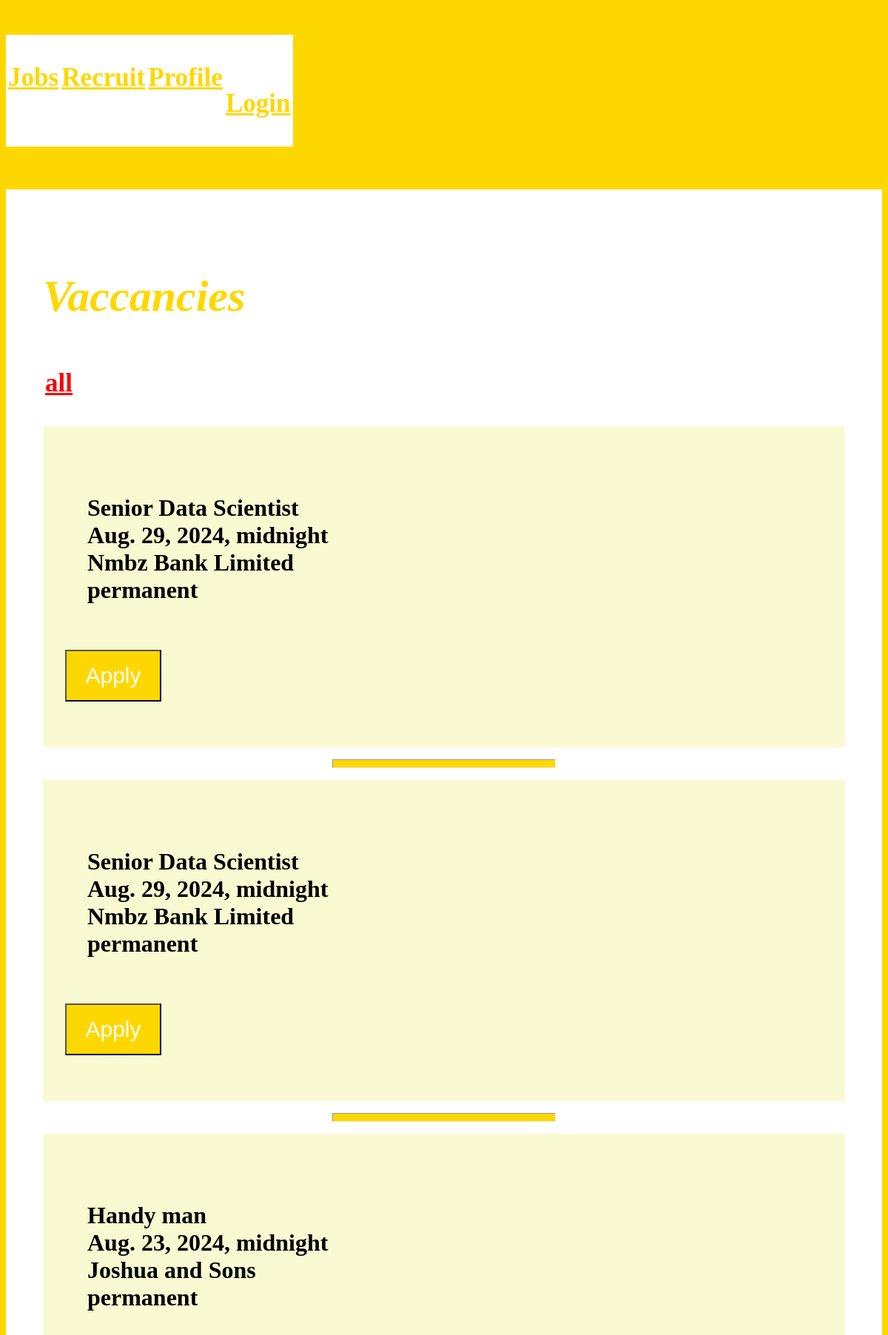
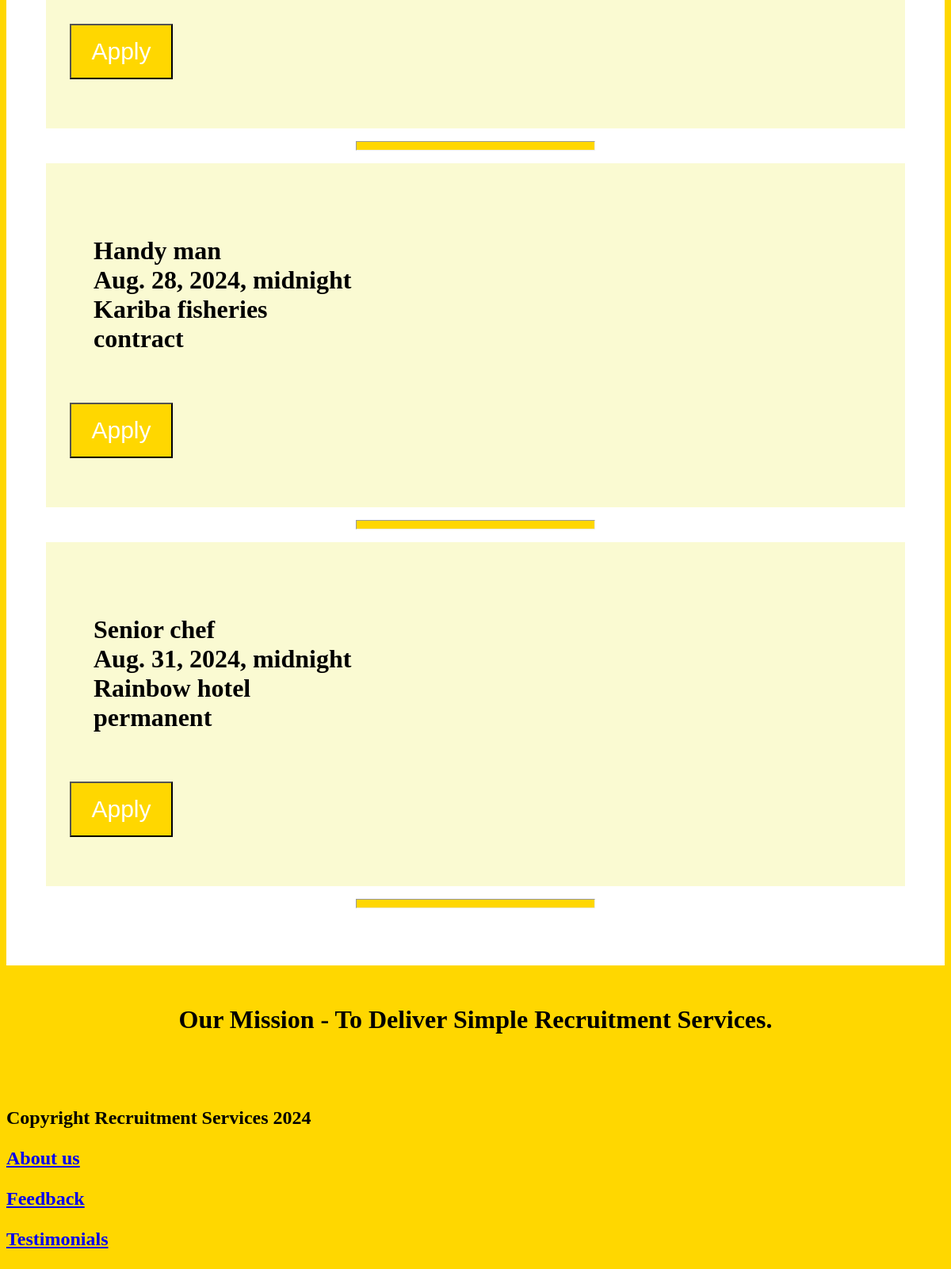
The page / on the database its author committed (2 pictures, top to bottom).
### recruitersite/models.py (models this page shows, shortened)
class Vaccancy(models.Model):
    vaccancyid = models.IntegerField(blank=False,unique=True,primary_key=True)
    user = models.ForeignKey(User,on_delete=models.CASCADE,blank=True)
    title = models.CharField(blank=True,max_length=100,unique=False)
    date_posted = models.DateTimeField()
    expiry_date = models.DateTimeField()
    recruiter = models.CharField(blank=True,max_length=100,unique=False)
    employmenttype = models.CharField(blank=True,max_length=100,unique=False)
    location = models.CharField(blank=True,max_length=100,unique=False)
    dutation = models.CharField(blank=True,max_length=100,unique=False)
    responsibilities = models.CharField(blank=True,max_length=500,unique=False)
    attributes = models.CharField(blank=True,max_length=300,unique=False)
    requirements = models.CharField(blank=True,max_length=500,unique=False)
    offer = models.CharField(blank=True,max_length=100,unique=False)

### recruitmentservices/views.py (the view)
# urls.py: path('',views.index,name='index'),
def index(request):
    now = datetime.datetime.now()
    user=request.user
    vaccancies=0
    buffer=set()
    try:
        vaccancies=Vaccancy.objects.all()
        for vaccancy in vaccancies:
            expiry_date = datetime.datetime(vaccancy.expiry_date.year,vaccancy.expiry_date.month,vaccancy.expiry_date.day,vaccancy.expiry_date.hour,vaccancy.expiry_date.minute,vaccancy.expiry_date.second)
            time_left=expiry_date-now
            if int(time_left.total_seconds())>=0:
                buffer.add(vaccancy)
        print('vacancies found')
    except:
        vaccancies=0
    vaccancies=buffer
    my_dict = {'vaccancies':vaccancies}
    return render(request,'recruitmentservices/index.html',context=my_dict)

### templates/recruitmentservices/index.html (shortened to what this page needs)
{% extends 'recruitmentservices/base.html' %}
{% load static %}
{% block body_block %}
<div class='main_container'>
    <div class='center'>
    <h1 class='title'><p class='signin'>Vaccancies</p>
        <table class='table'>
    <td class='td6'align=center><a class='link' href='{% url 'index'%}'><h3>all</h3></a></td>
        </table>
        {%if vaccancies%}
        {%for vaccancy in vaccancies%}
        <div class='vaccancy_div'>
        <p  class='vaccancy_div'>{{vaccancy.title}}<br>{{vaccancy.expiry_date}}<br>{{vaccancy.recruiter}}<br>{{vaccancy.employmenttype}}</p>
             <form action={% url 'apply'%} method='POST'enctype='multipart/form-data' method='post'>
        <p>
                         <p><input class='registerbtn1' class='button1' type='submit' name='' value='Apply'></p>
                </p>
                </form>
        </div><hr class='hr'>
        {%endfor%}
        {%else%}
        <p>No vaccancies available</p>
        {%endif%}
        </h1>
    </div></div>
    {% endblock %}

### static/css/style.css (style rules this page uses)
.head { background-color: gold; }
.main_container { background-color: white; }
.link { color:red; }
.center { padding:50px; }
.vaccancy_div { background-color: lightgoldenrodyellow; padding: 30px; }
.hr { width: 300px; height: 10px; background-color: gold; color:gold; }
.signin { color:gold; font-size: 60px; font-style: oblique; font-weight:900; }
.registerbtn1 { background-color:gold; color:white; height:70px; width:130px; font-size:30px; size:70px; }
.table { background-color: white; border-bottom-color: red; border-bottom-width: 30px; }
.td6 { color:gold; font-size: 30px; border-bottom-color: aqua; border-bottom-color: red; border-bottom-width: 30px; }

### rows shown on the page
Vaccancy: title "Senior Data Scientist", expiry_date "Aug. 29, 2024, midnight", recruiter "Nmbz Bank Limited", employmenttype "permanent"
Vaccancy: title "Senior Data Scientist", expiry_date "Aug. 29, 2024, midnight", recruiter "Nmbz Bank Limited", employmenttype "permanent"
Vaccancy: title "Handy man", expiry_date "Aug. 23, 2024, midnight", recruiter "Joshua and Sons", employmenttype "permanent"
Vaccancy: title "Handy man", expiry_date "Aug. 28, 2024, midnight", recruiter "Kariba fisheries", employmenttype "contract"
Vaccancy: title "Senior chef", expiry_date "Aug. 31, 2024, midnight", recruiter "Rainbow hotel", employmenttype "permanent"
